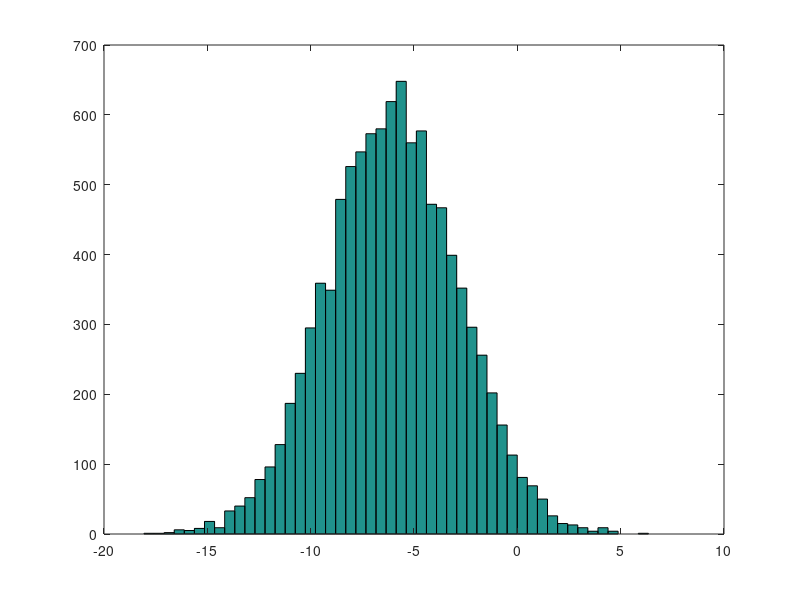

Reproduce this figure in MATLAB. (Note: this script raises an error after producing the figure.)
% Mathlab/Octave cheatsheet

% Basic Operations
5+6
3-2
5*8
1/2
2^6

% Comparissons
1 == 2
1 ~= 2
1 && 0
1 || 0
xor(1,0)

% Change prompt
PS1('>> ')

% Assignments
a = 3
a = 3; % semicolon => not visible
b = 'hi'
c = (3 >=1)

% display
a = pi;
disp(a);
disp(sprintf('2 decimals: %0.2f', a));
format long
a
format short
a

% matrices
A = [1 2; 3 4; 5 6]
v = [1 2 3]
w = [1; 2; 3]
x = 1:0.1:2 % secuence from 1 to 2 by .1
y = 1:6
ones (2,3)
o1 = ones(1,3)
z1 = zeros(1,3)
e1 = eye(4) % identity matrix

% statistics
w = rand(1,3) % uniform
rand(3, 3)
randn(1,3) % gaussian
h = -6 + sqrt(10) * (randn(1,10000));
hist(h)
hist(h, 50) % 50 bins

help eye
help rand
help he
